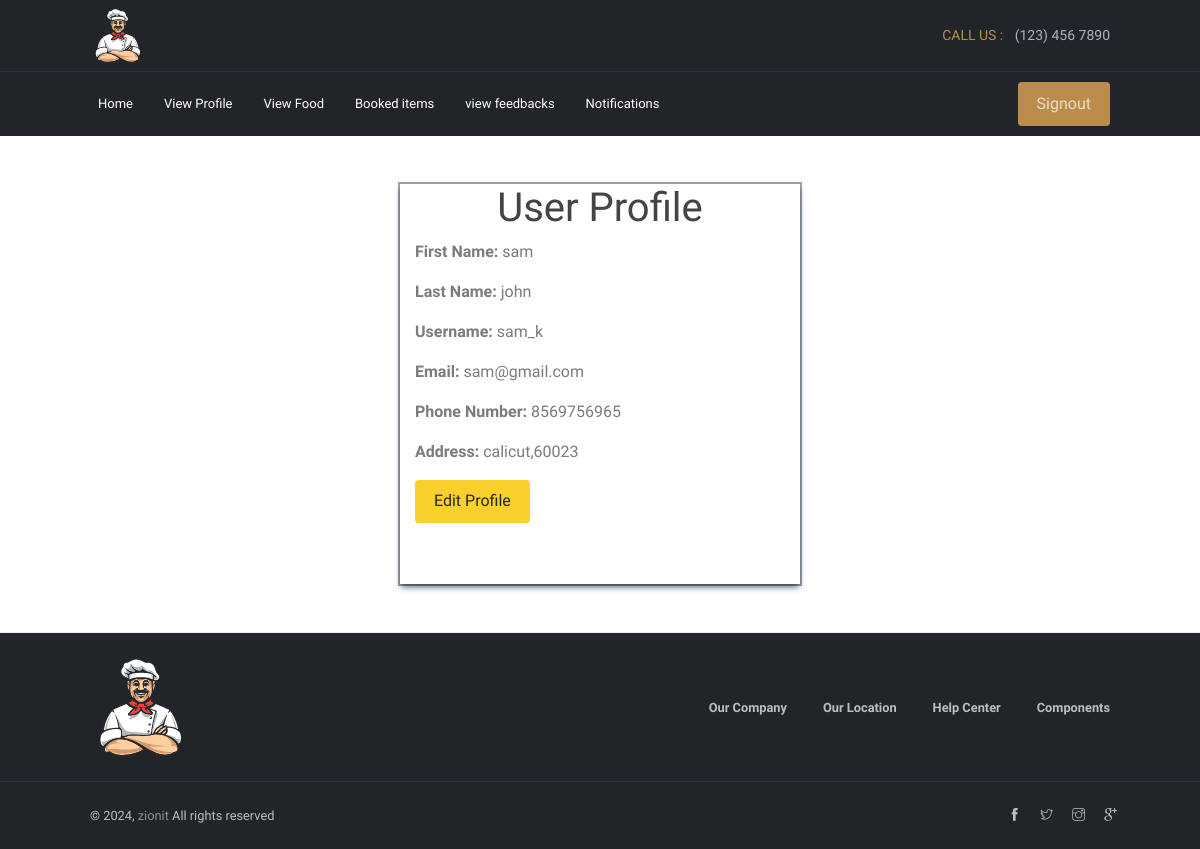
Page /view_profile/ (signed in) on the earlier database version.
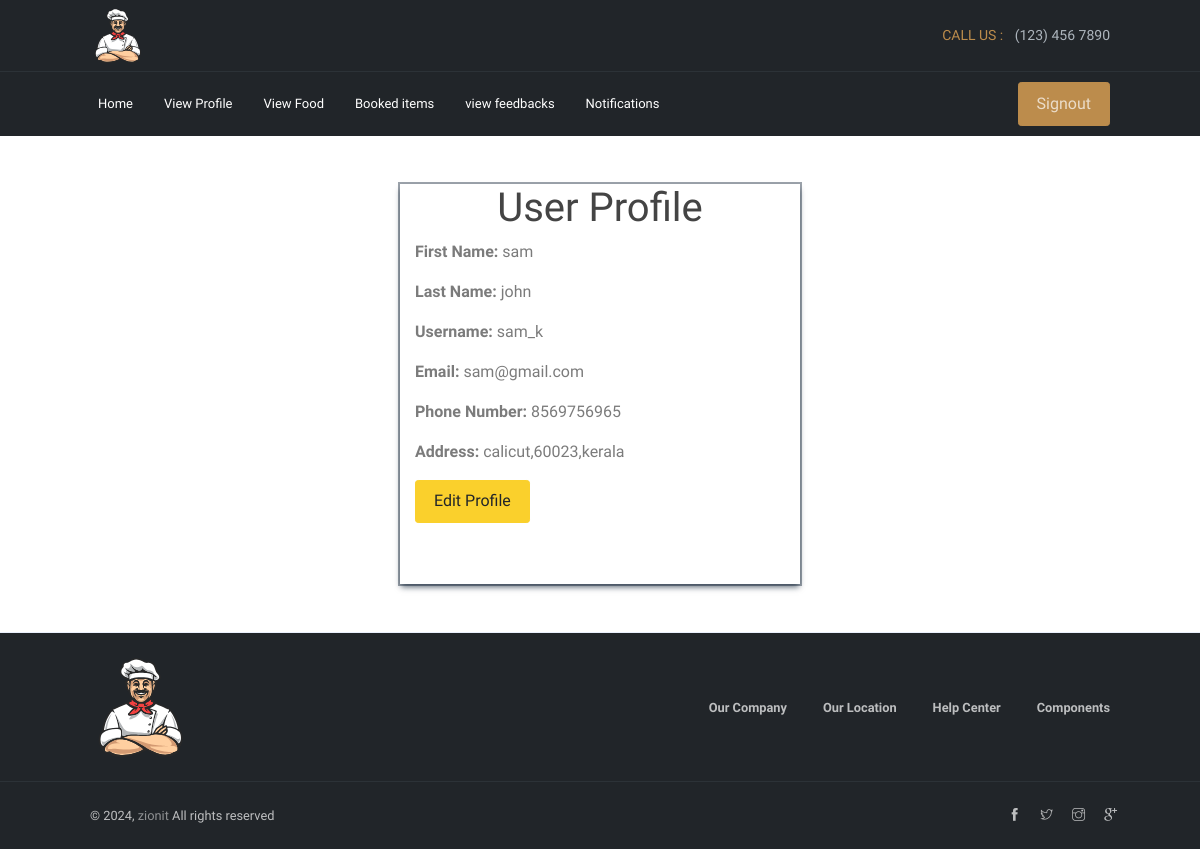
Same page on the later database version.
### mess_user/models.py (models this page shows, shortened)
class UserProfile(models.Model):
    user = models.OneToOneField(User, on_delete=models.CASCADE,related_name='profile')
    first_name = models.CharField(max_length=100)
    last_name = models.CharField(max_length=100)
    phone_number = models.CharField(max_length=15)
    address = models.TextField()
    email = models.EmailField()

### mess_user/views.py (the view)
# urls.py: path('view_profile/',views.view_profile,name='view_profile'),
@login_required
def view_profile(request):
    user_profile = UserProfile.objects.get(user=request.user)
    return render(request, 'view_profile.html', {'user_profile': user_profile})

### templates/view_profile.html
{% extends "view_fooditems.html" %}
{% load static %}
{% block content %}
<div class="container col-md-4 mt-5 mb-5" style="height: 400px; box-shadow: rgba(6, 24, 44, 0.4) 0px 0px 0px 2px, rgba(6, 24, 44, 0.65) 0px 4px 6px -1px, rgba(255, 255, 255, 0.08) 0px 1px 0px inset;">
    <h1 class="text-center">User Profile</h1>
  <p><strong>First Name:</strong> {{ user_profile.first_name }}</p>
  <p><strong>Last Name:</strong> {{ user_profile.last_name }}</p>
  <p><strong>Username:</strong> {{ user_profile.user.username }}</p>
  <p><strong>Email:</strong> {{ user_profile.user.email }}</p>
  <p><strong>Phone Number:</strong> {{ user_profile.phone_number }}</p>
  <p><strong>Address:</strong> {{ user_profile.address }}</p>
  <a href="{% url 'edit_profile' user_profile.user.id %}" class="btn btn-warning">Edit Profile</a>
</div>
{% endblock %}

Differences in the rows shown:
changed UserProfile "sam": address "calicut,60023" → "calicut,60023,kerala"
